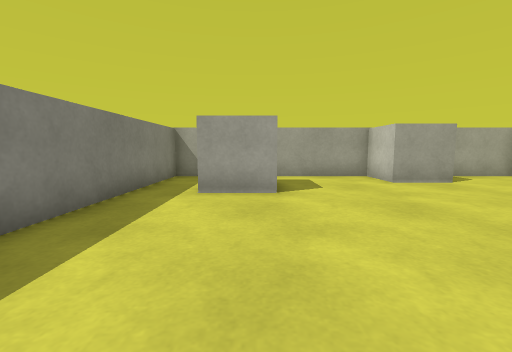
View 1 (above)

12 first-person views from a walk through a 3-D level made in the Unity game engine. The camera is 0.55 m above the floor, tilts 6° down and sees 90° across. The floor is counted in squares, 0.5 m on a side. Each view is taken from the middle of a square. On the plan, view 1 faces up. The plan holds only what a view shows up to about 11 squares ahead; the rest is blank. The place goes on beyond the plan. The player character is not drawn. Surface patterns are stand-ins for the level's own textures.

View 2
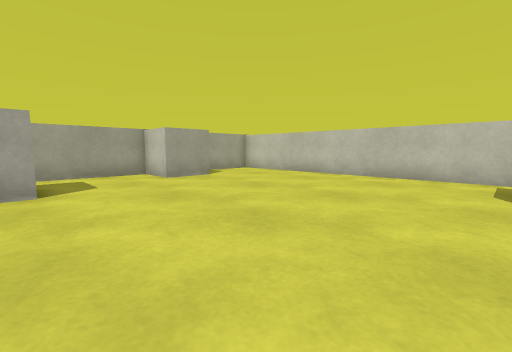

View 3
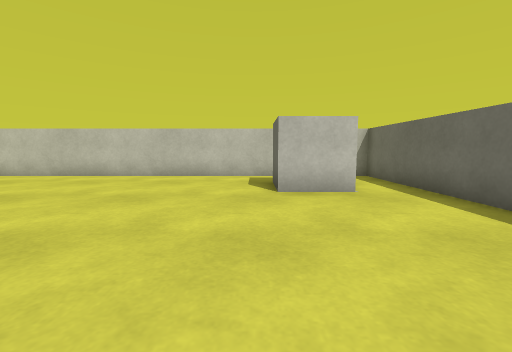

View 4
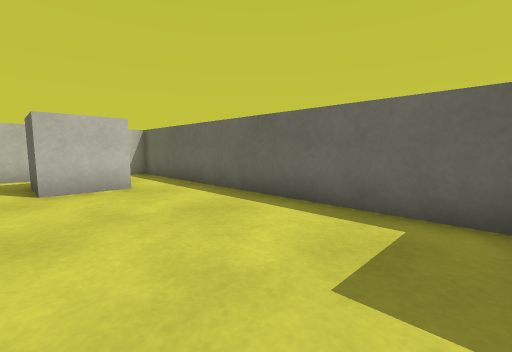

View 5
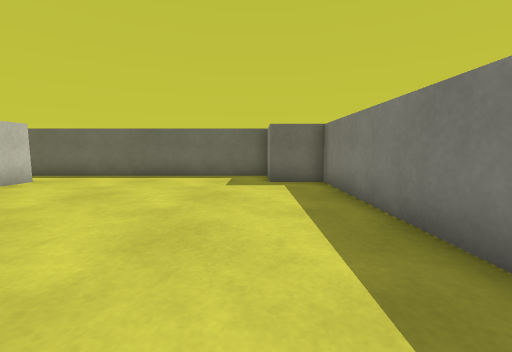

View 6
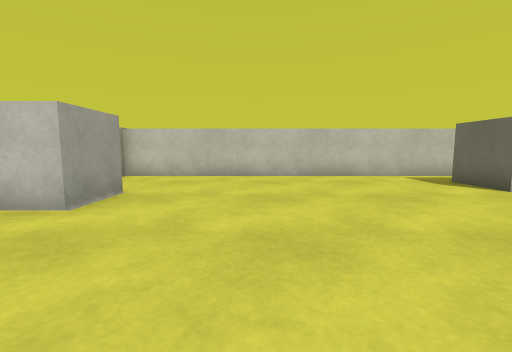

View 7
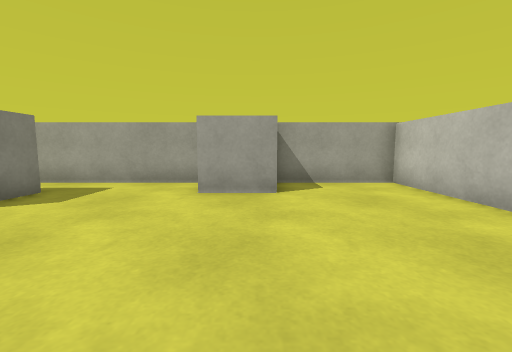

View 8
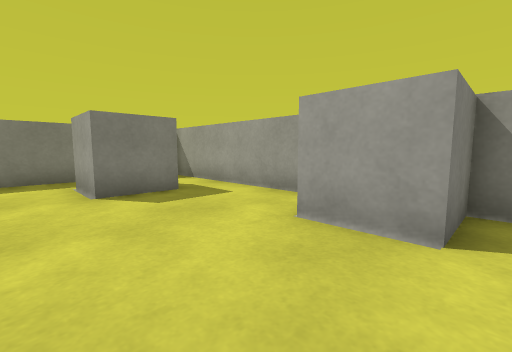

View 9
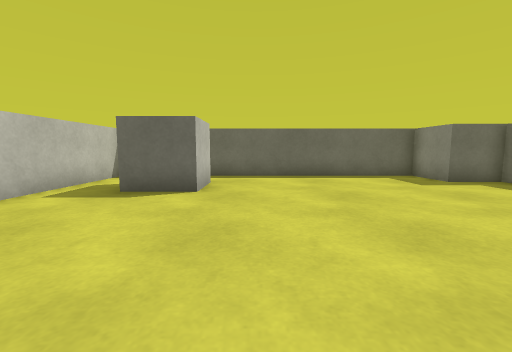

View 10
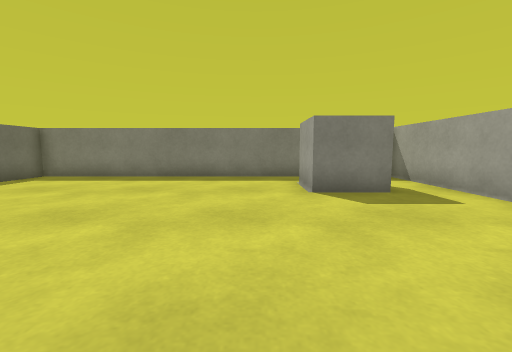

View 11
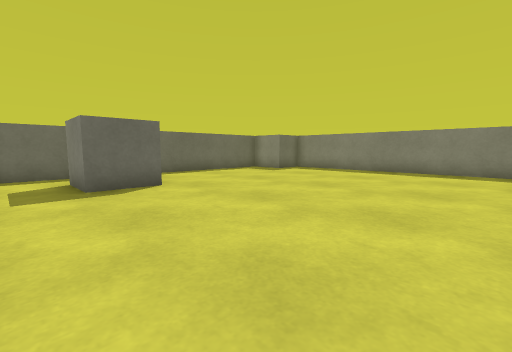

View 12
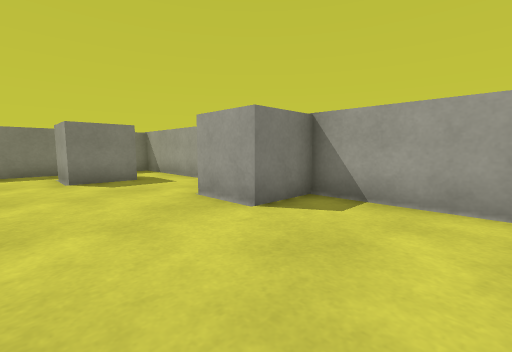

### Floor plan
Points are (right, up) in squares from view 1. A wall is a line through its corners. A room is listed if a view was taken in it or the views show most of it. See-through windows are left out.
Room 1 (views 1, 2, 3, 4, 5, 6, 7, 8, 9, 10, 11, 12)
walls: (6.5, -3.6) (6.5, -1.6) (8.5, -1.6) (8.5, -3.6); (4.5, 8.4) (4.5, 10.4) (-3.3, 10.4) (-3.3, -3.6) (-1.5, -3.6) (-1.5, -5.6) (10.5, -5.6) (10.5, 10.4) (6.5, 10.4) (6.5, 8.4) (4.5, 8.4); (0.5, 8.5) (0.5, 6.4) (-1.5, 6.4)

Positions as (right, up) in squares from view 1, and headings:
1: (0, 0), facing up
2: (0, -1), facing up-right
3: (0, -1), facing right
4: (-1, -1), facing down-right
5: (-1, 5), facing down
6: (0, 5), facing right
7: (6, 2), facing up
8: (7, 5), facing up-left
9: (5, 5), facing down
10: (7, 5), facing left
11: (10, 6), facing down-left
12: (10, 5), facing up-left
